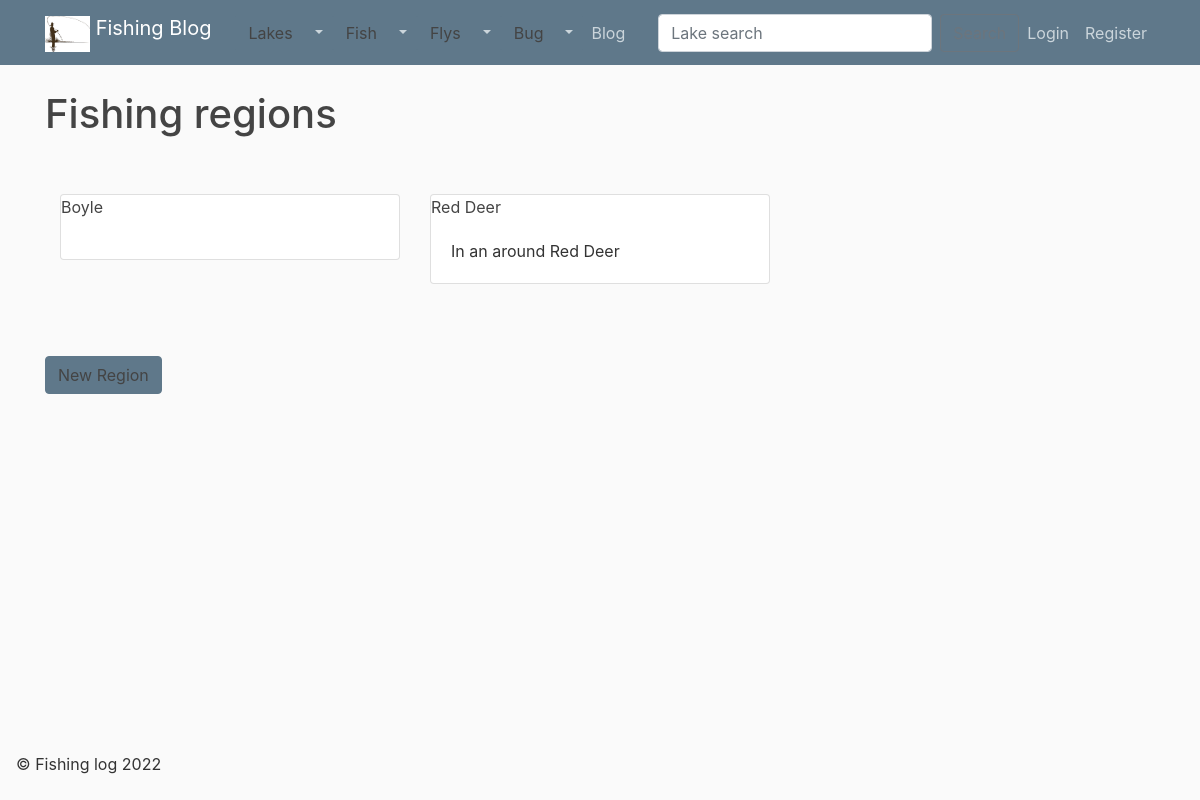
Before: /regions/ with the older database file.
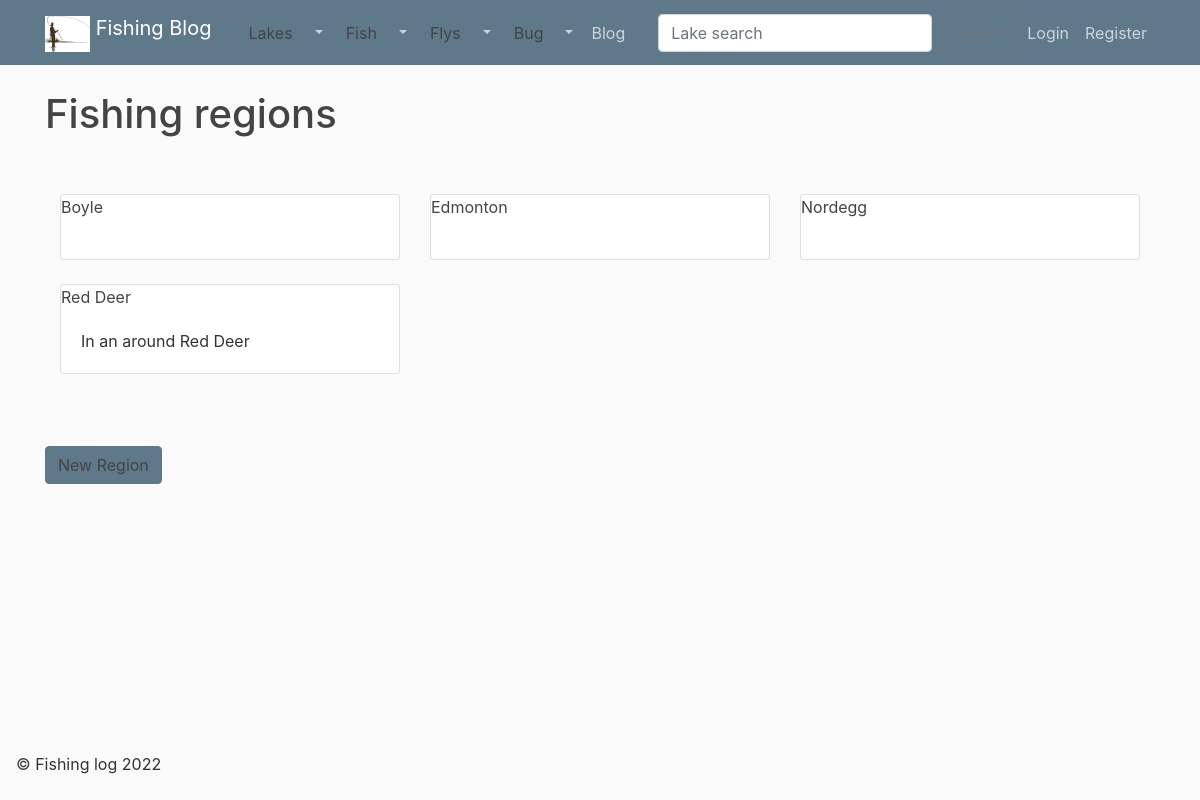
After: the same page with the newer database file.
### catches/models.py (models this page shows, shortened)
class Region(models.Model):
    name = models.CharField(max_length = 100)
    notes = models.TextField (blank=True)
    class Meta:
        ordering = ['name']

### catches/views.py (the view)
class RegionListView (ListView):
    model = Region
    context_object_name = 'regions'
    paginate_by = 6

### catches/templates/catches/region_list.html
{% extends "catches/base/base.html" %}
{% block content %}
<h1>Fishing regions</h1>
<div class="album py-5 ">
    <div class="container">
        <div class = "row">
            {% for reg in regions %}
            <div class="col-md-4">
                <div class="card mb-4 box-shadow">
                    <a href="{% url 'region_detail' reg.id %}" class="card-link">{{ reg.name}} </a>
                    <div class="card-body">
                        <p class="card-text">{{ reg.notes }}</p>
                    </div>
                </div>
            </div>
            {% endfor %}
        </div>
    </div>
</div>
<div class="container">
    <div class = "row">
        <button type="button" class="btn btn-primary">
            <a href="{% url 'region_create' %}">New Region</a>
        </button>
    </div>
</div>
{% endblock content %}

Changed rows visible on the page:
added Region: name "Edmonton"
added Region: name "Nordegg"
